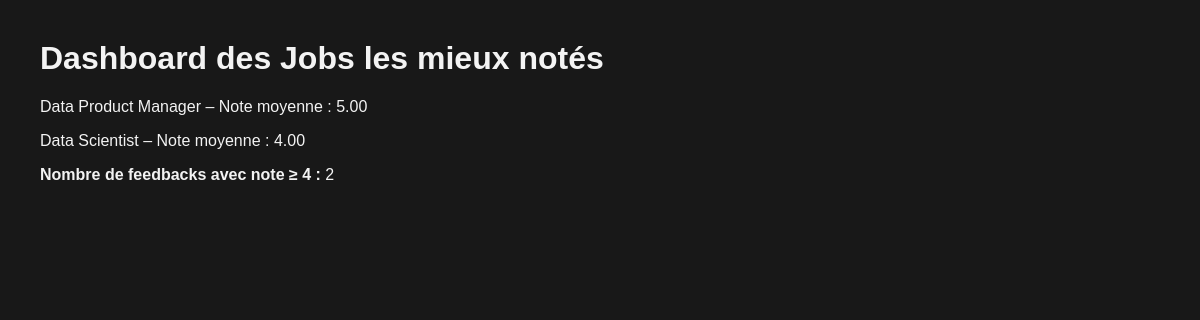
Screenshot of /feedback/dashboard/ with the database file from the repository.
### jobsite/models.py (models this page shows, shortened)
class JobRecord(models.Model):
    work_year = models.IntegerField()
    experience_level = models.CharField(max_length=5)
    employment_type = models.ForeignKey('Contract', on_delete=models.SET_NULL, null=True)
    job_title = models.CharField(max_length=200)
    salary = models.FloatField()
    salary_currency = models.CharField(max_length=10)
    salary_in_usd = models.FloatField()
    employee_residence = models.CharField(max_length=100)
    remote_ratio = models.IntegerField()
    company_location = models.CharField(max_length=100)
    company_size = models.CharField(max_length=2)
    class Meta:
        constraints = [
            models.UniqueConstraint(
                fields=['job_title', 'work_year', 'employee_residence'],
                name='unique_job_per_year_and_location'
            )
    ]

### FeedBack/views.py (the view)
# urls.py: path('dashboard/', views.dashboard_view, name='dashboard'),
def dashboard_view(request):
    jobs = JobRecord.objects.annotate(
        nb_feedback=Count('feedbacks'),
        avg_rating=Avg('feedbacks__rating')
    )
    top_rated_jobs = jobs.filter(avg_rating__isnull=False).order_by('-avg_rating')
    nb_feedbacks_pos = Feedback.objects.filter(rating__gte=4).count()
    return render(request, 'dashboard.html', {
        'top_rated_jobs': top_rated_jobs,
        'nb_feedbacks_pos': nb_feedbacks_pos,
    })

### FeedBack/templates/dashboard.html (shortened to what this page needs)
    <h1>Dashboard des Jobs les mieux notés</h1>
    <ul>
        {% for job in top_rated_jobs %}
            <li>{{ job.job_title }} – Note moyenne : {{ job.avg_rating|floatformat:2 }}</li>
        {% endfor %}
    </ul>
    <p><strong>Nombre de feedbacks avec note ≥ 4 :</strong> {{ nb_feedbacks_pos }}</p>

### FeedBack/templates/dashboard.html (style rules this page uses)
h1,ul li, p { color: #f3f3f3; }
ul { list-style: none; padding: 0; }
li { margin: 1rem 0; }

### rows the page displays
JobRecord: job_title "Data Product Manager", avg_rating "5.00"
JobRecord: job_title "Data Scientist", avg_rating "4.00"

### other values shown
{{ nb_feedbacks_pos }} "2"
